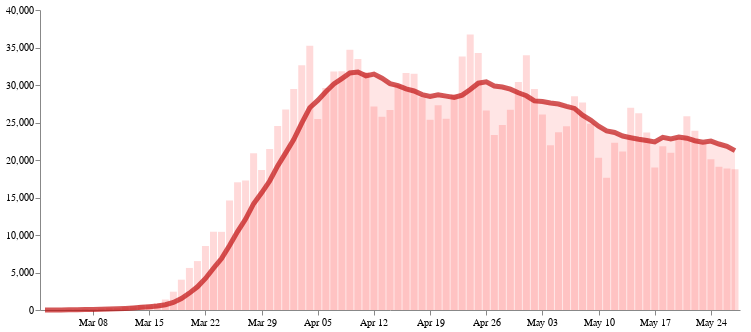

This figure's notebook cell:
### Markdown cell above
That can be done in 2 ways - using Pandas or using `transform_filter` on `date`. You guessed it, we will use the latter. The code relevant to this would then be -
```py
transform_filter(alt.datum.date > alt.expr.toDate('2020-03-01'))
```

### Code cell
#collapse
import altair as alt
import pandas as pd
url = "https://raw.githubusercontent.com/nytimes/covid-19-data/master/us.csv"
usdf = pd.read_csv(url)
#print(udf.columns)
usdf['new_cases'] = usdf['cases'].diff()

# Bar Chart
bar = alt.Chart(usdf).mark_bar(size=7,opacity=0.15,color='red').encode(
    x=alt.X('date:T'),
    y=alt.Y('new_cases:Q')
).transform_filter(alt.datum.date > alt.expr.toDate('2020-03-01'))

# Area Chart
area = alt.Chart(usdf).mark_area(fill='red', fillOpacity=0.1).transform_window( #stroke='red',  strokeWidth=2
    rolling_average='mean(new_cases)',
    frame=[-6,0] # NYT uses [-6,0] for their average NOT [-7,0]
    ).encode(
    x='date:T',
    y='rolling_average:Q'
).transform_filter(alt.datum.date > alt.expr.toDate('2020-03-01'))

# Line Chart
line = area.mark_line(**{"color": "#c11111", "opacity": 0.7, "strokeWidth": 5})

k = (bar+area+line).configure_axis(
    grid=False,
    title=None
).configure_view(
    strokeWidth=0
).properties(width=700)#width=alt.Step(500)
k

### Figure 1 — Vega-Lite specification as saved in the notebook (floating-point values rounded to 4 significant figures)
{"config": {"view": {"continuousWidth": 400, "continuousHeight": 300, "strokeWidth": 0}, "axis": {"grid": false, "title": null}}, "layer": [{"mark": {"type": "bar", "color": "red", "opacity": 0.15, "size": 7}, "encoding": {"x": {"type": "temporal", "field": "date"}, "y": {"type": "quantitative", "field": "new_cases"}}, "transform": [{"filter": "(datum.date > toDate('2020-03-01'))"}]}, {"mark": {"type": "area", "fill": "red", "fillOpacity": 0.1}, "encoding": {"x": {"type": "temporal", "field": "date"}, "y": {"type": "quantitative", "field": "rolling_average"}}, "transform": [{"window": [{"op": "mean", "field": "new_cases", "as": "rolling_average"}], "frame": [-6, 0]}, {"filter": "(datum.date > toDate('2020-03-01'))"}]}, {"mark": {"type": "line", "color": "#c11111", "opacity": 0.7, "strokeWidth": 5}, "encoding": {"x": {"type": "temporal", "field": "date"}, "y": {"type": "quantitative", "field": "rolling_average"}}, "transform": [{"window": [{"op": "mean", "field": "new_cases", "as": "rolling_average"}], "frame": [-6, 0]}, {"filter": "(datum.date > toDate('2020-03-01'))"}]}], "data": {"name": "data-f4a269eeafd10c48db075c03af06c722"}, "width": 700, "$schema": "https://vega.github.io/schema/vega-lite/v4.8.1.json", "datasets": {"data-f4a269eeafd10c48db075c03af06c722": [{"date": "2020-01-21", "cases": 1, "deaths": 0, "new_cases": null}, {"date": "2020-01-22", "cases": 1, "deaths": 0, "new_cases": 0.0}, {"date": "2020-01-23", "cases": 1, "deaths": 0, "new_cases": 0.0}, {"date": "2020-01-24", "cases": 2, "deaths": 0, "new_cases": 1.0}, {"date": "2020-01-25", "cases": 3, "deaths": 0, "new_cases": 1.0}, {"date": "2020-01-26", "cases": 5, "deaths": 0, "new_cases": 2.0}, {"date": "2020-01-27", "cases": 5, "deaths": 0, "new_cases": 0.0}, {"date": "2020-01-28", "cases": 5, "deaths": 0, "new_cases": 0.0}, {"date": "2020-01-29", "cases": 5, "deaths": 0, "new_cases": 0.0}, {"date": "2020-01-30", "cases": 6, "deaths": 0, "new_cases": 1.0}, {"date": "2020-01-31", "cases": 7, "deaths": 0, "new_cases": 1.0}, {"date": "2020-02-01", "cases": 8, "deaths": 0, "new_cases": 1.0}, {"date": "2020-02-02", "cases": 11, "deaths": 0, "new_cases": 3.0}, {"date": "2020-02-03", "cases": 11, "deaths": 0, "new_cases": 0.0}, {"date": "2020-02-04", "cases": 11, "deaths": 0, "new_cases": 0.0}, {"date": "2020-02-05", "cases": 12, "deaths": 0, "new_cases": 1.0}, {"date": "2020-02-06", "cases": 12, "deaths": 0, "new_cases": 0.0}, {"date": "2020-02-07", "cases": 12, "deaths": 0, "new_cases": 0.0}, {"date": "2020-02-08", "cases": 12, "deaths": 0, "new_cases": 0.0}, {"date": "2020-02-09", "cases": 12, "deaths": 0, "new_cases": 0.0}, {"date": "2020-02-10", "cases": 13, "deaths": 0, "new_cases": 1.0}, {"date": "2020-02-11", "cases": 13, "deaths": 0, "new_cases": 0.0}, {"date": "2020-02-12", "cases": 14, "deaths": 0, "new_cases": 1.0}, {"date": "2020-02-13", "cases": 15, "deaths": 0, "new_cases": 1.0}, {"date": "2020-02-14", "cases": 15, "deaths": 0, "new_cases": 0.0}, {"date": "2020-02-15", "cases": 15, "deaths": 0, "new_cases": 0.0}, {"date": "2020-02-16", "cases": 15, "deaths": 0, "new_cases": 0.0}, {"date": "2020-02-17", "cases": 25, "deaths": 0, "new_cases": 10.0}, {"date": "2020-02-18", "cases": 25, "deaths": 0, "new_cases": 0.0}, {"date": "2020-02-19", "cases": 25, "deaths": 0, "new_cases": 0.0}, {"date": "2020-02-20", "cases": 27, "deaths": 0, "new_cases": 2.0}, {"date": "2020-02-21", "cases": 30, "deaths": 0, "new_cases": 3.0}, {"date": "2020-02-22", "cases": 30, "deaths": 0, "new_cases": 0.0}, {"date": "2020-02-23", "cases": 30, "deaths": 0, "new_cases": 0.0}, {"date": "2020-02-24", "cases": 43, "deaths": 0, "new_cases": 13.0}, {"date": "2020-02-25", "cases": 45, "deaths": 0, "new_cases": 2.0}, {"date": "2020-02-26", "cases": 60, "deaths": 0, "new_cases": 15.0}, {"date": "2020-02-27", "cases": 60, "deaths": 0, "new_cases": 0.0}, {"date": "2020-02-28", "cases": 65, "deaths": 0, "new_cases": 5.0}, {"date": "2020-02-29", "cases": 70, "deaths": 1, "new_cases": 5.0}, {"date": "2020-03-01", "cases": 88, "deaths": 3, "new_cases": 18.0}, {"date": "2020-03-02", "cases": 104, "deaths": 6, "new_cases": 16.0}, {"date": "2020-03-03", "cases": 125, "deaths": 10, "new_cases": 21.0}, {"date": "2020-03-04", "cases": 161, "deaths": 12, "new_cases": 36.0}, {"date": "2020-03-05", "cases": 228, "deaths": 12, "new_cases": 67.0}, {"date": "2020-03-06", "cases": 311, "deaths": 15, "new_cases": 83.0}, {"date": "2020-03-07", "cases": 428, "deaths": 19, "new_cases": 117.0}, {"date": "2020-03-08", "cases": 547, "deaths": 22, "new_cases": 119.0}, {"date": "2020-03-09", "cases": 748, "deaths": 26, "new_cases": 201.0}, {"date": "2020-03-10", "cases": 1018, "deaths": 31, "new_cases": 270.0}, {"date": "2020-03-11", "cases": 1263, "deaths": 37, "new_cases": 245.0}, {"date": "2020-03-12", "cases": 1668, "deaths": 43, "new_cases": 405.0}, {"date": "2020-03-13", "cases": 2224, "deaths": 50, "new_cases": 556.0}, {"date": "2020-03-14", "cases": 2898, "deaths": 60, "new_cases": 674.0}, {"date": "2020-03-15", "cases": 3600, "deaths": 68, "new_cases": 702.0}, {"date": "2020-03-16", "cases": 4507, "deaths": 91, "new_cases": 907.0}, {"date": "2020-03-17", "cases": 5906, "deaths": 117, "new_cases": 1399.0}, {"date": "2020-03-18", "cases": 8350, "deaths": 162, "new_cases": 2444.0}, {"date": "2020-03-19", "cases": 12393, "deaths": 212, "new_cases": 4043.0}, {"date": "2020-03-20", "cases": 18001, "deaths": 275, "new_cases": 5608.0}, {"date": "2020-03-21", "cases": 24526, "deaths": 358, "new_cases": 6525.0}, {"date": "2020-03-22", "cases": 33063, "deaths": 455, "new_cases": 8537.0}, {"date": "2020-03-23", "cases": 43500, "deaths": 574, "new_cases": 10440.0}, {"date": "2020-03-24", "cases": 53924, "deaths": 769, "new_cases": 10420.0}, {"date": "2020-03-25", "cases": 68530, "deaths": 1039, "new_cases": 14610.0}, {"date": "2020-03-26", "cases": 85558, "deaths": 1345, "new_cases": 17030.0}, {"date": "2020-03-27", "cases": 102829, "deaths": 1758, "new_cases": 17270.0}, {"date": "2020-03-28", "cases": 123723, "deaths": 2287, "new_cases": 20890.0}, {"date": "2020-03-29", "cases": 142397, "deaths": 2702, "new_cases": 18670.0}, {"date": "2020-03-30", "cases": 163863, "deaths": 3356, "new_cases": 21470.0}, {"date": "2020-03-31", "cases": 188413, "deaths": 4290, "new_cases": 24550.0}, {"date": "2020-04-01", "cases": 215161, "deaths": 5315, "new_cases": 26750.0}, {"date": "2020-04-02", "cases": 244619, "deaths": 6542, "new_cases": 29460.0}, {"date": "2020-04-03", "cases": 277262, "deaths": 7902, "new_cases": 32640.0}, {"date": "2020-04-04", "cases": 312498, "deaths": 9466, "new_cases": 35240.0}, {"date": "2020-04-05", "cases": 337959, "deaths": 10828, "new_cases": 25460.0}, {"date": "2020-04-06", "cases": 367568, "deaths": 12330, "new_cases": 29610.0}, {"date": "2020-04-07", "cases": 399352, "deaths": 14579, "new_cases": 31780.0}, {"date": "2020-04-08", "cases": 431169, "deaths": 16673, "new_cases": 31820.0}, {"date": "2020-04-09", "cases": 465859, "deaths": 18772, "new_cases": 34690.0}, {"date": "2020-04-10", "cases": 499325, "deaths": 21028, "new_cases": 33470.0}, {"date": "2020-04-11", "cases": 531042, "deaths": 23105, "new_cases": 31720.0}, {"date": "2020-04-12", "cases": 558182, "deaths": 24785, "new_cases": 27140.0}, {"date": "2020-04-13", "cases": 583940, "deaths": 26547, "new_cases": 25760.0}, {"date": "2020-04-14", "cases": 610615, "deaths": 29246, "new_cases": 26680.0}, {"date": "2020-04-15", "cases": 640637, "deaths": 31994, "new_cases": 30020.0}, {"date": "2020-04-16", "cases": 672243, "deaths": 34264, "new_cases": 31610.0}, {"date": "2020-04-17", "cases": 703740, "deaths": 36626, "new_cases": 31500.0}, {"date": "2020-04-18", "cases": 732121, "deaths": 38571, "new_cases": 28380.0}, {"date": "2020-04-19", "cases": 757475, "deaths": 40089, "new_cases": 25350.0}, {"date": "2020-04-20", "cases": 784761, "deaths": 41919, "new_cases": 27290.0}, {"date": "2020-04-21", "cases": 810249, "deaths": 44587, "new_cases": 25490.0}, {"date": "2020-04-22", "cases": 839017, "deaths": 46955, "new_cases": 28770.0}, {"date": "2020-04-23", "cases": 872805, "deaths": 49123, "new_cases": 33790.0}, {"date": "2020-04-24", "cases": 909530, "deaths": 51250, "new_cases": 36720.0}, {"date": "2020-04-25", "cases": 943802, "deaths": 53210, "new_cases": 34270.0}, {"date": "2020-04-26", "cases": 970409, "deaths": 54465, "new_cases": 26610.0}, {"date": "2020-04-27", "cases": 993747, "deaths": 56022, "new_cases": 23340.0}, {"date": "2020-04-28", "cases": 1018399, "deaths": 58416, "new_cases": 24650.0}, {"date": "2020-04-29", "cases": 1045102, "deaths": 60930, "new_cases": 26700.0}, {"date": "2020-04-30", "cases": 1075517, "deaths": 63140, "new_cases": 30420.0}, {"date": "2020-05-01", "cases": 1109476, "deaths": 64902, "new_cases": 33960.0}, {"date": "2020-05-02", "cases": 1138944, "deaths": 66485, "new_cases": 29470.0}, {"date": "2020-05-03", "cases": 1165013, "deaths": 67816, "new_cases": 26070.0}, {"date": "2020-05-04", "cases": 1186965, "deaths": 68905, "new_cases": 21950.0}, {"date": "2020-05-05", "cases": 1210669, "deaths": 71139, "new_cases": 23700.0}, {"date": "2020-05-06", "cases": 1235174, "deaths": 73847, "new_cases": 24500.0}, {"date": "2020-05-07", "cases": 1263668, "deaths": 75805, "new_cases": 28490.0}, {"date": "2020-05-08", "cases": 1291329, "deaths": 77380, "new_cases": 27660.0}, {"date": "2020-05-09", "cases": 1316167, "deaths": 78834, "new_cases": 24840.0}, {"date": "2020-05-10", "cases": 1336478, "deaths": 79765, "new_cases": 20310.0}, {"date": "2020-05-11", "cases": 1354096, "deaths": 80747, "new_cases": 17620.0}, {"date": "2020-05-12", "cases": 1376388, "deaths": 82400, "new_cases": 22290.0}, {"date": "2020-05-13", "cases": 1397520, "deaths": 84168, "new_cases": 21130.0}, {"date": "2020-05-14", "cases": 1424474, "deaths": 85906, "new_cases": 26950.0}, {"date": "2020-05-15", "cases": 1450700, "deaths": 87499, "new_cases": 26230.0}, {"date": "2020-05-16", "cases": 1474351, "deaths": 88724, "new_cases": 23650.0}, {"date": "2020-05-17", "cases": 1493350, "deaths": 89568, "new_cases": 19000.0}, {"date": "2020-05-18", "cases": 1515177, "deaths": 90414, "new_cases": 21830.0}, {"date": "2020-05-19", "cases": 1536129, "deaths": 91934, "new_cases": 20950.0}, {"date": "2020-05-20", "cases": 1559003, "deaths": 93406, "new_cases": 22870.0}, {"date": "2020-05-21", "cases": 1584826, "deaths": 94721, "new_cases": 25820.0}, {"date": "2020-05-22", "cases": 1608710, "deaths": 96010, "new_cases": 23880.0}, {"date": "2020-05-23", "cases": 1630912, "deaths": 97060, "new_cases": 22200.0}, {"date": "2020-05-24", "cases": 1651004, "deaths": 97680, "new_cases": 20090.0}, {"date": "2020-05-25", "cases": 1670101, "deaths": 98190, "new_cases": 19100.0}, {"date": "2020-05-26", "cases": 1688958, "deaths": 98937, "new_cases": 18860.0}, {"date": "2020-05-27", "cases": 1707719, "deaths": 100422, "new_cases": 18760.0}]}}
